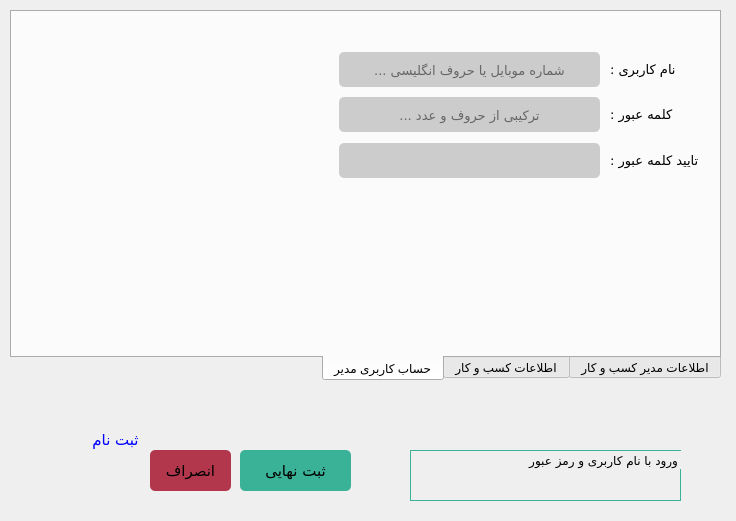
<?xml version="1.0" encoding="UTF-8"?>
<ui version="4.0">
 <class>Dialog</class>
 <widget class="QDialog" name="Dialog">
  <property name="geometry">
   <rect>
    <x>0</x>
    <y>0</y>
    <width>736</width>
    <height>521</height>
   </rect>
  </property>
  <property name="windowTitle">
   <string>Dialog</string>
  </property>
  <widget class="QTabWidget" name="tabWidget">
   <property name="geometry">
    <rect>
     <x>10</x>
     <y>10</y>
     <width>711</width>
     <height>371</height>
    </rect>
   </property>
   <property name="font">
    <font>
     <pointsize>9</pointsize>
    </font>
   </property>
   <property name="cursor">
    <cursorShape>ArrowCursor</cursorShape>
   </property>
   <property name="layoutDirection">
    <enum>Qt::RightToLeft</enum>
   </property>
   <property name="tabPosition">
    <enum>QTabWidget::South</enum>
   </property>
   <property name="tabShape">
    <enum>QTabWidget::Rounded</enum>
   </property>
   <property name="currentIndex">
    <number>2</number>
   </property>
   <widget class="QWidget" name="tab">
    <attribute name="title">
     <string>اطلاعات مدیر کسب و کار</string>
    </attribute>
    <widget class="QLabel" name="label">
     <property name="geometry">
      <rect>
       <x>598</x>
       <y>47</y>
       <width>31</width>
       <height>21</height>
      </rect>
     </property>
     <property name="font">
      <font>
       <family>IRANSans</family>
       <pointsize>10</pointsize>
       <weight>50</weight>
       <italic>false</italic>
       <bold>false</bold>
      </font>
     </property>
     <property name="styleSheet">
      <string notr="true">font: 10pt &quot;IRANSans&quot;;
border: 0px;</string>
     </property>
     <property name="frameShape">
      <enum>QFrame::NoFrame</enum>
     </property>
     <property name="lineWidth">
      <number>0</number>
     </property>
     <property name="text">
      <string>نام  :</string>
     </property>
     <property name="alignment">
      <set>Qt::AlignRight|Qt::AlignTrailing|Qt::AlignVCenter</set>
     </property>
    </widget>
    <widget class="QLineEdit" name="lineEdit_2">
     <property name="geometry">
      <rect>
       <x>327</x>
       <y>85</y>
       <width>261</width>
       <height>35</height>
      </rect>
     </property>
     <property name="minimumSize">
      <size>
       <width>0</width>
       <height>35</height>
      </size>
     </property>
     <property name="styleSheet">
      <string notr="true">border:solid 5px;
background-color:rgb(204, 204, 204);
border-radius:5px;</string>
     </property>
     <property name="alignment">
      <set>Qt::AlignCenter</set>
     </property>
    </widget>
    <widget class="QLineEdit" name="lineEdit">
     <property name="geometry">
      <rect>
       <x>327</x>
       <y>40</y>
       <width>261</width>
       <height>35</height>
      </rect>
     </property>
     <property name="minimumSize">
      <size>
       <width>0</width>
       <height>35</height>
      </size>
     </property>
     <property name="styleSheet">
      <string notr="true">border:solid 5px;
background-color:rgb(204, 204, 204);
border-radius:5px;</string>
     </property>
     <property name="alignment">
      <set>Qt::AlignCenter</set>
     </property>
    </widget>
    <widget class="QLabel" name="label_2">
     <property name="geometry">
      <rect>
       <x>598</x>
       <y>92</y>
       <width>81</width>
       <height>21</height>
      </rect>
     </property>
     <property name="font">
      <font>
       <family>IRANSans</family>
       <pointsize>10</pointsize>
       <weight>50</weight>
       <italic>false</italic>
       <bold>false</bold>
      </font>
     </property>
     <property name="styleSheet">
      <string notr="true">font: 10pt &quot;IRANSans&quot;;
border: 0px;</string>
     </property>
     <property name="text">
      <string>نام خانوادگی :</string>
     </property>
     <property name="alignment">
      <set>Qt::AlignRight|Qt::AlignTrailing|Qt::AlignVCenter</set>
     </property>
    </widget>
    <widget class="QLineEdit" name="lineEdit_3">
     <property name="geometry">
      <rect>
       <x>327</x>
       <y>131</y>
       <width>261</width>
       <height>35</height>
      </rect>
     </property>
     <property name="minimumSize">
      <size>
       <width>0</width>
       <height>35</height>
      </size>
     </property>
     <property name="styleSheet">
      <string notr="true">border:solid 5px;
background-color:rgb(204, 204, 204);
border-radius:5px;</string>
     </property>
     <property name="alignment">
      <set>Qt::AlignCenter</set>
     </property>
    </widget>
    <widget class="QLabel" name="label_4">
     <property name="geometry">
      <rect>
       <x>597</x>
       <y>138</y>
       <width>71</width>
       <height>21</height>
      </rect>
     </property>
     <property name="font">
      <font>
       <family>IRANSans</family>
       <pointsize>10</pointsize>
       <weight>50</weight>
       <italic>false</italic>
       <bold>false</bold>
      </font>
     </property>
     <property name="styleSheet">
      <string notr="true">font: 10pt &quot;IRANSans&quot;;
border: 0px;</string>
     </property>
     <property name="text">
      <string>تلفن همراه :</string>
     </property>
     <property name="alignment">
      <set>Qt::AlignRight|Qt::AlignTrailing|Qt::AlignVCenter</set>
     </property>
    </widget>
    <widget class="QLineEdit" name="lineEdit_4">
     <property name="geometry">
      <rect>
       <x>327</x>
       <y>178</y>
       <width>261</width>
       <height>35</height>
      </rect>
     </property>
     <property name="minimumSize">
      <size>
       <width>0</width>
       <height>35</height>
      </size>
     </property>
     <property name="styleSheet">
      <string notr="true">border:solid 5px;
background-color:rgb(204, 204, 204);
border-radius:5px;</string>
     </property>
     <property name="alignment">
      <set>Qt::AlignCenter</set>
     </property>
    </widget>
    <widget class="QLabel" name="label_5">
     <property name="geometry">
      <rect>
       <x>597</x>
       <y>186</y>
       <width>51</width>
       <height>21</height>
      </rect>
     </property>
     <property name="font">
      <font>
       <family>IRANSans</family>
       <pointsize>10</pointsize>
       <weight>50</weight>
       <italic>false</italic>
       <bold>false</bold>
      </font>
     </property>
     <property name="styleSheet">
      <string notr="true">font: 10pt &quot;IRANSans&quot;;
border: 0px;</string>
     </property>
     <property name="text">
      <string>کد ملی :</string>
     </property>
     <property name="alignment">
      <set>Qt::AlignRight|Qt::AlignTrailing|Qt::AlignVCenter</set>
     </property>
    </widget>
    <widget class="QLineEdit" name="lineEdit_5">
     <property name="geometry">
      <rect>
       <x>327</x>
       <y>225</y>
       <width>261</width>
       <height>35</height>
      </rect>
     </property>
     <property name="minimumSize">
      <size>
       <width>0</width>
       <height>35</height>
      </size>
     </property>
     <property name="styleSheet">
      <string notr="true">border:solid 5px;
background-color:rgb(204, 204, 204);
border-radius:5px;</string>
     </property>
     <property name="alignment">
      <set>Qt::AlignCenter</set>
     </property>
    </widget>
    <widget class="QLabel" name="label_6">
     <property name="geometry">
      <rect>
       <x>598</x>
       <y>231</y>
       <width>71</width>
       <height>21</height>
      </rect>
     </property>
     <property name="font">
      <font>
       <family>IRANSans</family>
       <pointsize>10</pointsize>
       <weight>50</weight>
       <italic>false</italic>
       <bold>false</bold>
      </font>
     </property>
     <property name="styleSheet">
      <string notr="true">font: 10pt &quot;IRANSans&quot;;
border: 0px;</string>
     </property>
     <property name="text">
      <string>آدرس ایمیل :</string>
     </property>
     <property name="alignment">
      <set>Qt::AlignRight|Qt::AlignTrailing|Qt::AlignVCenter</set>
     </property>
    </widget>
    <widget class="QLineEdit" name="lineEdit_6">
     <property name="geometry">
      <rect>
       <x>547</x>
       <y>271</y>
       <width>41</width>
       <height>35</height>
      </rect>
     </property>
     <property name="minimumSize">
      <size>
       <width>0</width>
       <height>35</height>
      </size>
     </property>
     <property name="styleSheet">
      <string notr="true">border:solid 5px;
background-color:rgb(204, 204, 204);
border-radius:5px;</string>
     </property>
     <property name="alignment">
      <set>Qt::AlignCenter</set>
     </property>
    </widget>
    <widget class="QLineEdit" name="lineEdit_7">
     <property name="geometry">
      <rect>
       <x>481</x>
       <y>271</y>
       <width>41</width>
       <height>35</height>
      </rect>
     </property>
     <property name="minimumSize">
      <size>
       <width>0</width>
       <height>35</height>
      </size>
     </property>
     <property name="styleSheet">
      <string notr="true">border:solid 5px;
background-color:rgb(204, 204, 204);
border-radius:5px;</string>
     </property>
     <property name="alignment">
      <set>Qt::AlignCenter</set>
     </property>
    </widget>
    <widget class="QLineEdit" name="lineEdit_8">
     <property name="geometry">
      <rect>
       <x>381</x>
       <y>271</y>
       <width>71</width>
       <height>35</height>
      </rect>
     </property>
     <property name="minimumSize">
      <size>
       <width>0</width>
       <height>35</height>
      </size>
     </property>
     <property name="styleSheet">
      <string notr="true">border:solid 5px;
background-color:rgb(204, 204, 204);
border-radius:5px;</string>
     </property>
     <property name="alignment">
      <set>Qt::AlignCenter</set>
     </property>
    </widget>
    <widget class="QToolButton" name="toolButton">
     <property name="geometry">
      <rect>
       <x>328</x>
       <y>271</y>
       <width>40</width>
       <height>35</height>
      </rect>
     </property>
     <property name="minimumSize">
      <size>
       <width>40</width>
       <height>35</height>
      </size>
     </property>
     <property name="maximumSize">
      <size>
       <width>40</width>
       <height>35</height>
      </size>
     </property>
     <property name="styleSheet">
      <string notr="true">border:solid 5px;
background-color:rgb(204, 204, 204);
border-radius:5px;</string>
     </property>
     <property name="text">
      <string>...</string>
     </property>
    </widget>
    <widget class="QLabel" name="label_7">
     <property name="geometry">
      <rect>
       <x>461</x>
       <y>274</y>
       <width>16</width>
       <height>31</height>
      </rect>
     </property>
     <property name="font">
      <font>
       <family>MSYekan</family>
       <pointsize>18</pointsize>
      </font>
     </property>
     <property name="text">
      <string>/</string>
     </property>
    </widget>
    <widget class="QLabel" name="label_8">
     <property name="geometry">
      <rect>
       <x>530</x>
       <y>274</y>
       <width>16</width>
       <height>31</height>
      </rect>
     </property>
     <property name="font">
      <font>
       <family>MSYekan</family>
       <pointsize>18</pointsize>
      </font>
     </property>
     <property name="text">
      <string>/</string>
     </property>
    </widget>
    <widget class="QLabel" name="label_9">
     <property name="geometry">
      <rect>
       <x>598</x>
       <y>277</y>
       <width>61</width>
       <height>21</height>
      </rect>
     </property>
     <property name="font">
      <font>
       <family>IRANSans</family>
       <pointsize>10</pointsize>
       <weight>50</weight>
       <italic>false</italic>
       <bold>false</bold>
      </font>
     </property>
     <property name="styleSheet">
      <string notr="true">font: 10pt &quot;IRANSans&quot;;
border: 0px;</string>
     </property>
     <property name="text">
      <string>تاریخ تولد :</string>
     </property>
     <property name="alignment">
      <set>Qt::AlignRight|Qt::AlignTrailing|Qt::AlignVCenter</set>
     </property>
    </widget>
    <widget class="QLabel" name="label_10">
     <property name="geometry">
      <rect>
       <x>29</x>
       <y>40</y>
       <width>121</width>
       <height>121</height>
      </rect>
     </property>
     <property name="mouseTracking">
      <bool>true</bool>
     </property>
     <property name="styleSheet">
      <string notr="true">background-color:rgb(236, 232, 228)</string>
     </property>
     <property name="text">
      <string>TextLabel</string>
     </property>
     <property name="alignment">
      <set>Qt::AlignCenter</set>
     </property>
    </widget>
    <widget class="QToolButton" name="toolButton_2">
     <property name="geometry">
      <rect>
       <x>158</x>
       <y>93</y>
       <width>151</width>
       <height>16</height>
      </rect>
     </property>
     <property name="font">
      <font>
       <pointsize>9</pointsize>
      </font>
     </property>
     <property name="cursor">
      <cursorShape>PointingHandCursor</cursorShape>
     </property>
     <property name="styleSheet">
      <string notr="true">border:0px;
color:blue;</string>
     </property>
     <property name="text">
      <string>... بارگذاری عکس پرسنلی</string>
     </property>
    </widget>
    <widget class="QToolButton" name="toolButton_3">
     <property name="geometry">
      <rect>
       <x>158</x>
       <y>238</y>
       <width>151</width>
       <height>19</height>
      </rect>
     </property>
     <property name="font">
      <font>
       <pointsize>9</pointsize>
      </font>
     </property>
     <property name="cursor">
      <cursorShape>PointingHandCursor</cursorShape>
     </property>
     <property name="styleSheet">
      <string notr="true">border:0px;
color:blue;</string>
     </property>
     <property name="text">
      <string>... بارگذاری تصویر کارت ملی</string>
     </property>
    </widget>
    <widget class="QLabel" name="label_11">
     <property name="geometry">
      <rect>
       <x>30</x>
       <y>186</y>
       <width>121</width>
       <height>121</height>
      </rect>
     </property>
     <property name="mouseTracking">
      <bool>true</bool>
     </property>
     <property name="styleSheet">
      <string notr="true">background-color:rgb(236, 232, 228)</string>
     </property>
     <property name="text">
      <string>TextLabel</string>
     </property>
     <property name="alignment">
      <set>Qt::AlignCenter</set>
     </property>
    </widget>
    <widget class="QLabel" name="label_3">
     <property name="geometry">
      <rect>
       <x>329</x>
       <y>310</y>
       <width>261</width>
       <height>31</height>
      </rect>
     </property>
     <property name="font">
      <font>
       <family>B Homa</family>
       <pointsize>9</pointsize>
      </font>
     </property>
     <property name="styleSheet">
      <string notr="true">font-family:B Homa;
color:rgb(178, 55, 77)</string>
     </property>
     <property name="text">
      <string>TextLabel</string>
     </property>
     <property name="alignment">
      <set>Qt::AlignCenter</set>
     </property>
    </widget>
   </widget>
   <widget class="QWidget" name="tab_2">
    <attribute name="title">
     <string>اطلاعات کسب و کار</string>
    </attribute>
    <widget class="QLabel" name="label_12">
     <property name="geometry">
      <rect>
       <x>597</x>
       <y>138</y>
       <width>111</width>
       <height>21</height>
      </rect>
     </property>
     <property name="font">
      <font>
       <family>IRANSans</family>
       <pointsize>10</pointsize>
       <weight>50</weight>
       <italic>false</italic>
       <bold>false</bold>
      </font>
     </property>
     <property name="styleSheet">
      <string notr="true">font: 10pt &quot;IRANSans&quot;;
border: 0px;</string>
     </property>
     <property name="text">
      <string>شماره مجوز  :</string>
     </property>
     <property name="alignment">
      <set>Qt::AlignRight|Qt::AlignTrailing|Qt::AlignVCenter</set>
     </property>
    </widget>
    <widget class="QLineEdit" name="lineEdit_9">
     <property name="geometry">
      <rect>
       <x>327</x>
       <y>40</y>
       <width>261</width>
       <height>35</height>
      </rect>
     </property>
     <property name="minimumSize">
      <size>
       <width>0</width>
       <height>35</height>
      </size>
     </property>
     <property name="font">
      <font>
       <family>B Homa</family>
       <pointsize>10</pointsize>
      </font>
     </property>
     <property name="styleSheet">
      <string notr="true">border:solid 5px;
background-color:rgb(204, 204, 204);
border-radius:5px;</string>
     </property>
     <property name="alignment">
      <set>Qt::AlignCenter</set>
     </property>
     <property name="placeholderText">
      <string>نام  فروشگاه / موسسه / شرکت ...</string>
     </property>
    </widget>
    <widget class="QLabel" name="label_14">
     <property name="geometry">
      <rect>
       <x>29</x>
       <y>40</y>
       <width>121</width>
       <height>121</height>
      </rect>
     </property>
     <property name="mouseTracking">
      <bool>true</bool>
     </property>
     <property name="styleSheet">
      <string notr="true">background-color:rgb(236, 232, 228)</string>
     </property>
     <property name="text">
      <string>TextLabel</string>
     </property>
     <property name="alignment">
      <set>Qt::AlignCenter</set>
     </property>
    </widget>
    <widget class="QLabel" name="label_15">
     <property name="geometry">
      <rect>
       <x>598</x>
       <y>47</y>
       <width>31</width>
       <height>21</height>
      </rect>
     </property>
     <property name="font">
      <font>
       <family>IRANSans</family>
       <pointsize>10</pointsize>
       <weight>50</weight>
       <italic>false</italic>
       <bold>false</bold>
      </font>
     </property>
     <property name="styleSheet">
      <string notr="true">font: 10pt &quot;IRANSans&quot;;
border: 0px;</string>
     </property>
     <property name="frameShape">
      <enum>QFrame::NoFrame</enum>
     </property>
     <property name="lineWidth">
      <number>0</number>
     </property>
     <property name="text">
      <string>نام :</string>
     </property>
     <property name="alignment">
      <set>Qt::AlignRight|Qt::AlignTrailing|Qt::AlignVCenter</set>
     </property>
    </widget>
    <widget class="QLabel" name="label_16">
     <property name="geometry">
      <rect>
       <x>598</x>
       <y>277</y>
       <width>61</width>
       <height>21</height>
      </rect>
     </property>
     <property name="font">
      <font>
       <family>IRANSans</family>
       <pointsize>10</pointsize>
       <weight>50</weight>
       <italic>false</italic>
       <bold>false</bold>
      </font>
     </property>
     <property name="styleSheet">
      <string notr="true">font: 10pt &quot;IRANSans&quot;;
border: 0px;</string>
     </property>
     <property name="text">
      <string>تاریخ تولد :</string>
     </property>
     <property name="alignment">
      <set>Qt::AlignRight|Qt::AlignTrailing|Qt::AlignVCenter</set>
     </property>
    </widget>
    <widget class="QLabel" name="label_17">
     <property name="geometry">
      <rect>
       <x>598</x>
       <y>92</y>
       <width>81</width>
       <height>21</height>
      </rect>
     </property>
     <property name="font">
      <font>
       <family>IRANSans</family>
       <pointsize>10</pointsize>
       <weight>50</weight>
       <italic>false</italic>
       <bold>false</bold>
      </font>
     </property>
     <property name="styleSheet">
      <string notr="true">font: 10pt &quot;IRANSans&quot;;
border: 0px;</string>
     </property>
     <property name="text">
      <string>صنف :</string>
     </property>
     <property name="alignment">
      <set>Qt::AlignRight|Qt::AlignTrailing|Qt::AlignVCenter</set>
     </property>
    </widget>
    <widget class="QLabel" name="label_18">
     <property name="geometry">
      <rect>
       <x>598</x>
       <y>231</y>
       <width>71</width>
       <height>21</height>
      </rect>
     </property>
     <property name="font">
      <font>
       <family>IRANSans</family>
       <pointsize>10</pointsize>
       <weight>50</weight>
       <italic>false</italic>
       <bold>false</bold>
      </font>
     </property>
     <property name="styleSheet">
      <string notr="true">font: 10pt &quot;IRANSans&quot;;
border: 0px;</string>
     </property>
     <property name="text">
      <string>تلفن ثابت :</string>
     </property>
     <property name="alignment">
      <set>Qt::AlignRight|Qt::AlignTrailing|Qt::AlignVCenter</set>
     </property>
    </widget>
    <widget class="QLabel" name="label_19">
     <property name="geometry">
      <rect>
       <x>30</x>
       <y>186</y>
       <width>121</width>
       <height>121</height>
      </rect>
     </property>
     <property name="mouseTracking">
      <bool>true</bool>
     </property>
     <property name="styleSheet">
      <string notr="true">background-color:rgb(236, 232, 228)</string>
     </property>
     <property name="text">
      <string>TextLabel</string>
     </property>
     <property name="alignment">
      <set>Qt::AlignCenter</set>
     </property>
    </widget>
    <widget class="QLineEdit" name="lineEdit_12">
     <property name="geometry">
      <rect>
       <x>327</x>
       <y>225</y>
       <width>261</width>
       <height>35</height>
      </rect>
     </property>
     <property name="minimumSize">
      <size>
       <width>0</width>
       <height>35</height>
      </size>
     </property>
     <property name="styleSheet">
      <string notr="true">border:solid 5px;
background-color:rgb(204, 204, 204);
border-radius:5px;</string>
     </property>
     <property name="alignment">
      <set>Qt::AlignCenter</set>
     </property>
    </widget>
    <widget class="QLabel" name="label_20">
     <property name="geometry">
      <rect>
       <x>597</x>
       <y>186</y>
       <width>81</width>
       <height>21</height>
      </rect>
     </property>
     <property name="font">
      <font>
       <family>IRANSans</family>
       <pointsize>10</pointsize>
       <weight>50</weight>
       <italic>false</italic>
       <bold>false</bold>
      </font>
     </property>
     <property name="styleSheet">
      <string notr="true">font: 10pt &quot;IRANSans&quot;;
border: 0px;</string>
     </property>
     <property name="text">
      <string>نشانی دقیق :</string>
     </property>
     <property name="alignment">
      <set>Qt::AlignRight|Qt::AlignTrailing|Qt::AlignVCenter</set>
     </property>
    </widget>
    <widget class="QLineEdit" name="lineEdit_13">
     <property name="geometry">
      <rect>
       <x>327</x>
       <y>131</y>
       <width>261</width>
       <height>35</height>
      </rect>
     </property>
     <property name="minimumSize">
      <size>
       <width>0</width>
       <height>35</height>
      </size>
     </property>
     <property name="styleSheet">
      <string notr="true">border:solid 5px;
background-color:rgb(204, 204, 204);
border-radius:5px;</string>
     </property>
     <property name="alignment">
      <set>Qt::AlignCenter</set>
     </property>
    </widget>
    <widget class="QLineEdit" name="lineEdit_15">
     <property name="geometry">
      <rect>
       <x>327</x>
       <y>178</y>
       <width>261</width>
       <height>35</height>
      </rect>
     </property>
     <property name="minimumSize">
      <size>
       <width>0</width>
       <height>35</height>
      </size>
     </property>
     <property name="styleSheet">
      <string notr="true">border:solid 5px;
background-color:rgb(204, 204, 204);
border-radius:5px;</string>
     </property>
     <property name="alignment">
      <set>Qt::AlignCenter</set>
     </property>
    </widget>
    <widget class="QToolButton" name="toolButton_5">
     <property name="geometry">
      <rect>
       <x>167</x>
       <y>94</y>
       <width>121</width>
       <height>20</height>
      </rect>
     </property>
     <property name="font">
      <font>
       <pointsize>9</pointsize>
      </font>
     </property>
     <property name="cursor">
      <cursorShape>PointingHandCursor</cursorShape>
     </property>
     <property name="styleSheet">
      <string notr="true">border:0px;
color:blue;</string>
     </property>
     <property name="text">
      <string>... بارگذاری تصویر مجوز</string>
     </property>
    </widget>
    <widget class="QToolButton" name="toolButton_6">
     <property name="geometry">
      <rect>
       <x>170</x>
       <y>234</y>
       <width>111</width>
       <height>20</height>
      </rect>
     </property>
     <property name="font">
      <font>
       <pointsize>9</pointsize>
      </font>
     </property>
     <property name="cursor">
      <cursorShape>PointingHandCursor</cursorShape>
     </property>
     <property name="styleSheet">
      <string notr="true">border:0px;
color:blue;</string>
     </property>
     <property name="text">
      <string>... موقعیت روی نقشه</string>
     </property>
    </widget>
    <widget class="QComboBox" name="comboBox">
     <property name="geometry">
      <rect>
       <x>327</x>
       <y>85</y>
       <width>261</width>
       <height>35</height>
      </rect>
     </property>
     <property name="minimumSize">
      <size>
       <width>0</width>
       <height>35</height>
      </size>
     </property>
     <property name="maximumSize">
      <size>
       <width>16777215</width>
       <height>35</height>
      </size>
     </property>
     <property name="styleSheet">
      <string notr="true">border:solid 5px;
background-color:rgb(204, 204, 204);
border-radius:5px;</string>
     </property>
    </widget>
    <widget class="QLineEdit" name="lineEdit_14">
     <property name="geometry">
      <rect>
       <x>327</x>
       <y>271</y>
       <width>261</width>
       <height>35</height>
      </rect>
     </property>
     <property name="minimumSize">
      <size>
       <width>0</width>
       <height>35</height>
      </size>
     </property>
     <property name="styleSheet">
      <string notr="true">border:solid 5px;
background-color:rgb(204, 204, 204);
border-radius:5px;</string>
     </property>
     <property name="alignment">
      <set>Qt::AlignCenter</set>
     </property>
    </widget>
    <widget class="QLabel" name="label_59">
     <property name="geometry">
      <rect>
       <x>329</x>
       <y>310</y>
       <width>261</width>
       <height>31</height>
      </rect>
     </property>
     <property name="font">
      <font>
       <family>B Homa</family>
       <pointsize>9</pointsize>
      </font>
     </property>
     <property name="styleSheet">
      <string notr="true">font-family:B Homa;
color:rgb(178, 55, 77)</string>
     </property>
     <property name="text">
      <string>TextLabel</string>
     </property>
     <property name="alignment">
      <set>Qt::AlignCenter</set>
     </property>
    </widget>
   </widget>
   <widget class="QWidget" name="tab_3">
    <attribute name="title">
     <string>حساب کاربری مدیر</string>
    </attribute>
    <widget class="QLineEdit" name="lineEdit_40">
     <property name="geometry">
      <rect>
       <x>327</x>
       <y>40</y>
       <width>261</width>
       <height>35</height>
      </rect>
     </property>
     <property name="minimumSize">
      <size>
       <width>0</width>
       <height>35</height>
      </size>
     </property>
     <property name="font">
      <font>
       <family>B Homa</family>
       <pointsize>10</pointsize>
      </font>
     </property>
     <property name="styleSheet">
      <string notr="true">border:solid 5px;
background-color:rgb(204, 204, 204);
border-radius:5px;</string>
     </property>
     <property name="alignment">
      <set>Qt::AlignCenter</set>
     </property>
     <property name="placeholderText">
      <string>شماره موبایل یا حروف انگلیسی ...</string>
     </property>
    </widget>
    <widget class="QLabel" name="label_56">
     <property name="geometry">
      <rect>
       <x>598</x>
       <y>47</y>
       <width>81</width>
       <height>21</height>
      </rect>
     </property>
     <property name="font">
      <font>
       <family>IRANSans</family>
       <pointsize>10</pointsize>
       <weight>50</weight>
       <italic>false</italic>
       <bold>false</bold>
      </font>
     </property>
     <property name="styleSheet">
      <string notr="true">font: 10pt &quot;IRANSans&quot;;
border: 0px;</string>
     </property>
     <property name="frameShape">
      <enum>QFrame::NoFrame</enum>
     </property>
     <property name="lineWidth">
      <number>0</number>
     </property>
     <property name="text">
      <string>نام کاربری :</string>
     </property>
     <property name="alignment">
      <set>Qt::AlignRight|Qt::AlignTrailing|Qt::AlignVCenter</set>
     </property>
    </widget>
    <widget class="QLabel" name="label_57">
     <property name="geometry">
      <rect>
       <x>598</x>
       <y>92</y>
       <width>81</width>
       <height>21</height>
      </rect>
     </property>
     <property name="font">
      <font>
       <family>IRANSans</family>
       <pointsize>10</pointsize>
       <weight>50</weight>
       <italic>false</italic>
       <bold>false</bold>
      </font>
     </property>
     <property name="styleSheet">
      <string notr="true">font: 10pt &quot;IRANSans&quot;;
border: 0px;</string>
     </property>
     <property name="text">
      <string>کلمه عبور :</string>
     </property>
     <property name="alignment">
      <set>Qt::AlignRight|Qt::AlignTrailing|Qt::AlignVCenter</set>
     </property>
    </widget>
    <widget class="QLineEdit" name="lineEdit_41">
     <property name="geometry">
      <rect>
       <x>327</x>
       <y>85</y>
       <width>261</width>
       <height>35</height>
      </rect>
     </property>
     <property name="minimumSize">
      <size>
       <width>0</width>
       <height>35</height>
      </size>
     </property>
     <property name="font">
      <font>
       <family>B Homa</family>
       <pointsize>10</pointsize>
      </font>
     </property>
     <property name="styleSheet">
      <string notr="true">border:solid 5px;
background-color:rgb(204, 204, 204);
border-radius:5px;</string>
     </property>
     <property name="alignment">
      <set>Qt::AlignCenter</set>
     </property>
     <property name="placeholderText">
      <string>ترکیبی از حروف و عدد ...</string>
     </property>
    </widget>
    <widget class="QLabel" name="label_58">
     <property name="geometry">
      <rect>
       <x>598</x>
       <y>138</y>
       <width>91</width>
       <height>21</height>
      </rect>
     </property>
     <property name="font">
      <font>
       <family>IRANSans</family>
       <pointsize>10</pointsize>
       <weight>50</weight>
       <italic>false</italic>
       <bold>false</bold>
      </font>
     </property>
     <property name="styleSheet">
      <string notr="true">font: 10pt &quot;IRANSans&quot;;
border: 0px;</string>
     </property>
     <property name="text">
      <string>تایید کلمه عبور :</string>
     </property>
     <property name="alignment">
      <set>Qt::AlignRight|Qt::AlignTrailing|Qt::AlignVCenter</set>
     </property>
    </widget>
    <widget class="QLineEdit" name="lineEdit_42">
     <property name="geometry">
      <rect>
       <x>327</x>
       <y>131</y>
       <width>261</width>
       <height>35</height>
      </rect>
     </property>
     <property name="minimumSize">
      <size>
       <width>0</width>
       <height>35</height>
      </size>
     </property>
     <property name="font">
      <font>
       <family>B Homa</family>
       <pointsize>10</pointsize>
      </font>
     </property>
     <property name="styleSheet">
      <string notr="true">border:solid 5px;
background-color:rgb(204, 204, 204);
border-radius:5px;</string>
     </property>
     <property name="alignment">
      <set>Qt::AlignCenter</set>
     </property>
     <property name="placeholderText">
      <string/>
     </property>
    </widget>
   </widget>
  </widget>
  <widget class="QPushButton" name="enter_acnt_btn">
   <property name="enabled">
    <bool>true</bool>
   </property>
   <property name="geometry">
    <rect>
     <x>240</x>
     <y>450</y>
     <width>111</width>
     <height>41</height>
    </rect>
   </property>
   <property name="font">
    <font>
     <family>IRANSans</family>
     <pointsize>11</pointsize>
     <kerning>false</kerning>
    </font>
   </property>
   <property name="cursor">
    <cursorShape>ArrowCursor</cursorShape>
   </property>
   <property name="mouseTracking">
    <bool>true</bool>
   </property>
   <property name="focusPolicy">
    <enum>Qt::TabFocus</enum>
   </property>
   <property name="layoutDirection">
    <enum>Qt::RightToLeft</enum>
   </property>
   <property name="styleSheet">
    <string notr="true">border-radius: 5px;
background-color:rgb(58, 178, 151);</string>
   </property>
   <property name="text">
    <string>ثبت نهایی</string>
   </property>
   <property name="flat">
    <bool>false</bool>
   </property>
  </widget>
  <widget class="QPushButton" name="cancel_btn">
   <property name="enabled">
    <bool>true</bool>
   </property>
   <property name="geometry">
    <rect>
     <x>150</x>
     <y>450</y>
     <width>81</width>
     <height>41</height>
    </rect>
   </property>
   <property name="font">
    <font>
     <family>IRANSans</family>
     <pointsize>11</pointsize>
     <kerning>false</kerning>
    </font>
   </property>
   <property name="cursor">
    <cursorShape>ArrowCursor</cursorShape>
   </property>
   <property name="mouseTracking">
    <bool>true</bool>
   </property>
   <property name="tabletTracking">
    <bool>false</bool>
   </property>
   <property name="focusPolicy">
    <enum>Qt::TabFocus</enum>
   </property>
   <property name="layoutDirection">
    <enum>Qt::RightToLeft</enum>
   </property>
   <property name="styleSheet">
    <string notr="true">border-radius: 5px;
background-color:rgb(178, 55, 77);</string>
   </property>
   <property name="text">
    <string>انصراف</string>
   </property>
   <property name="flat">
    <bool>false</bool>
   </property>
  </widget>
  <widget class="QPushButton" name="register_btn">
   <property name="enabled">
    <bool>true</bool>
   </property>
   <property name="geometry">
    <rect>
     <x>80</x>
     <y>430</y>
     <width>71</width>
     <height>20</height>
    </rect>
   </property>
   <property name="font">
    <font>
     <family>B Yekan</family>
     <pointsize>11</pointsize>
     <kerning>false</kerning>
    </font>
   </property>
   <property name="cursor">
    <cursorShape>PointingHandCursor</cursorShape>
   </property>
   <property name="mouseTracking">
    <bool>true</bool>
   </property>
   <property name="focusPolicy">
    <enum>Qt::TabFocus</enum>
   </property>
   <property name="layoutDirection">
    <enum>Qt::RightToLeft</enum>
   </property>
   <property name="styleSheet">
    <string notr="true">border:0px;
color:blue;</string>
   </property>
   <property name="text">
    <string>ثبت نام</string>
   </property>
   <property name="flat">
    <bool>false</bool>
   </property>
  </widget>
  <widget class="QGroupBox" name="groupBox">
   <property name="geometry">
    <rect>
     <x>410</x>
     <y>450</y>
     <width>271</width>
     <height>51</height>
    </rect>
   </property>
   <property name="font">
    <font>
     <family>IRANSans</family>
     <pointsize>9</pointsize>
    </font>
   </property>
   <property name="styleSheet">
    <string notr="true">border: 1px solid rgb(58, 178, 151);</string>
   </property>
   <property name="title">
    <string>ورود با نام کاربری و رمز عبور </string>
   </property>
   <property name="alignment">
    <set>Qt::AlignRight|Qt::AlignTop|Qt::AlignTrailing</set>
   </property>
  </widget>
 </widget>
 <resources/>
 <connections/>
</ui>
